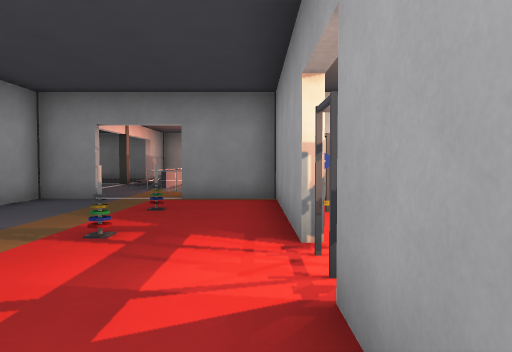
[1] (above)

24 first-person views from a walk through a level from a Godot 3-D game. The camera is 1.4 m above the floor, tilts 2° down and sees 70° across. The floor is counted in squares, 2 m on a side. Each view is taken from the middle of a square. On the plan, view 1 faces up. The plan holds only what a view shows up to about 11 squares ahead; the rest is blank. The place goes on beyond the plan. Surface patterns are stand-ins for the level's own textures.

[2]
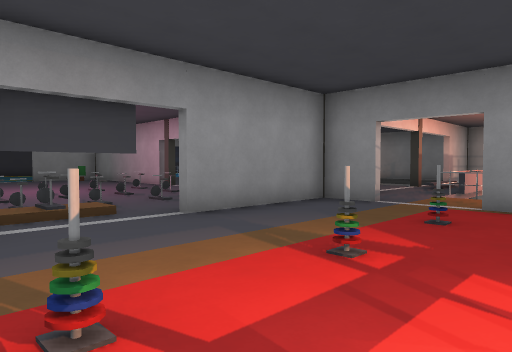

[3]
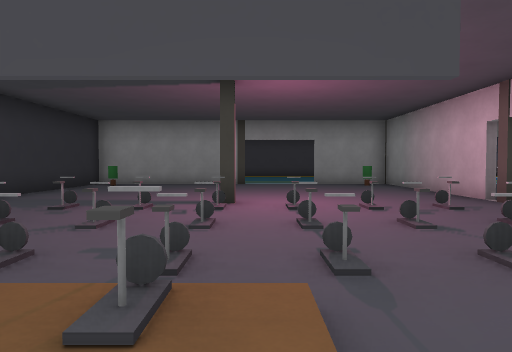

[4]
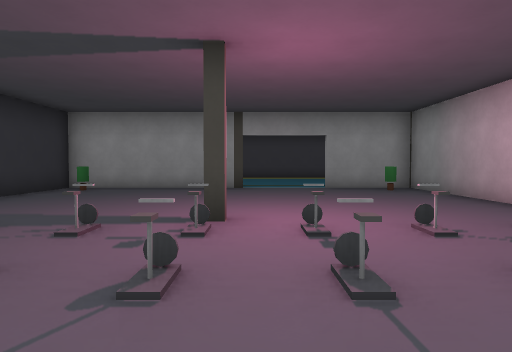

[5]
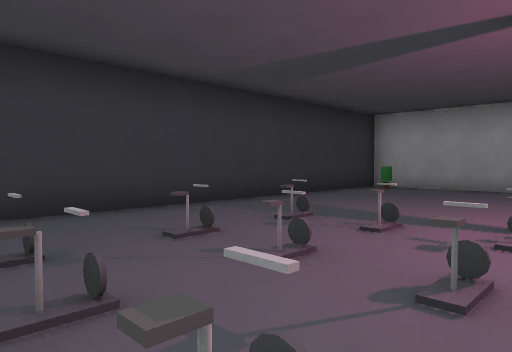

[6]
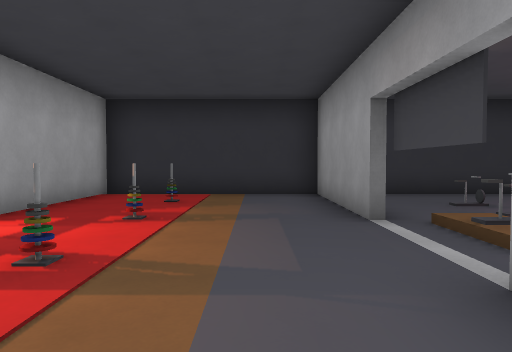

[7]
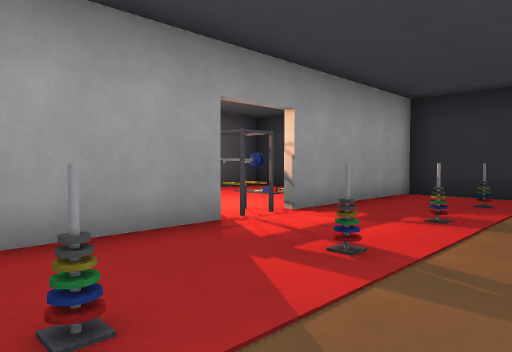

[8]
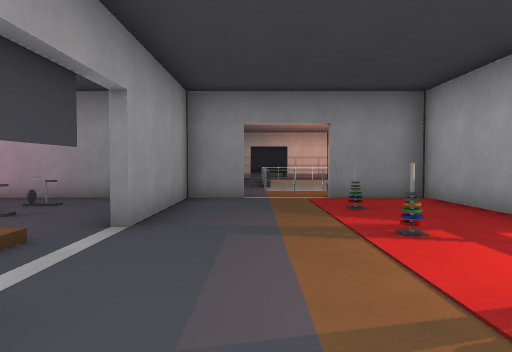

[9]
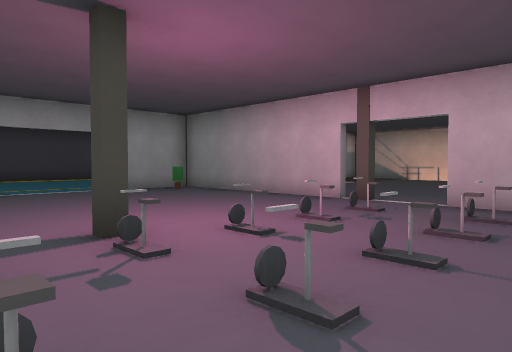

[10]
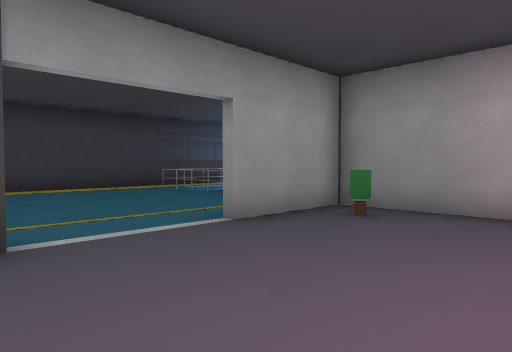

[11]
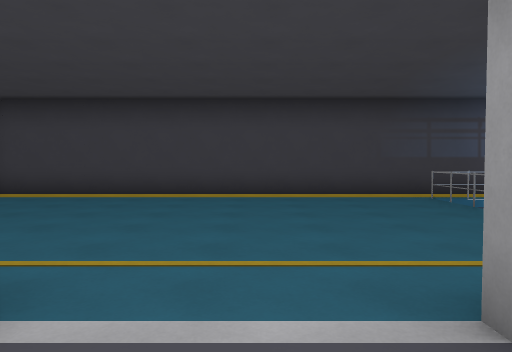

[12]
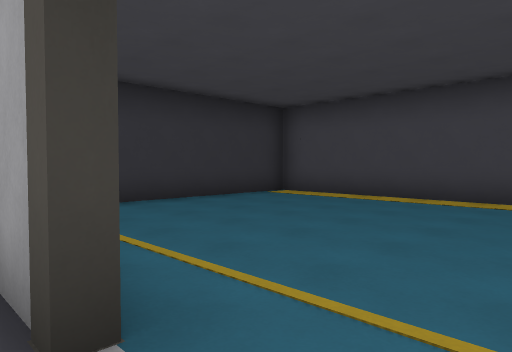

[13]
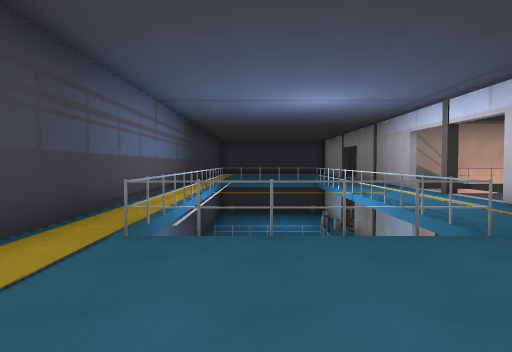

[14]
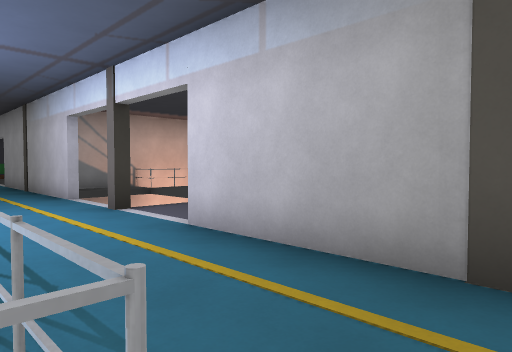

[15]
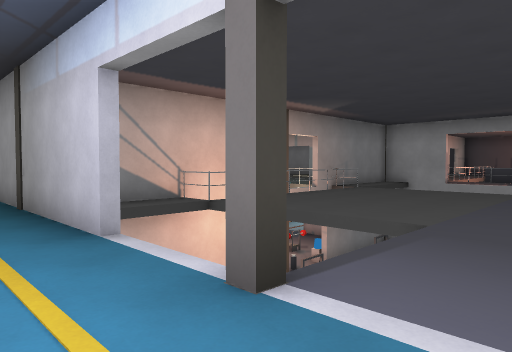

[16]
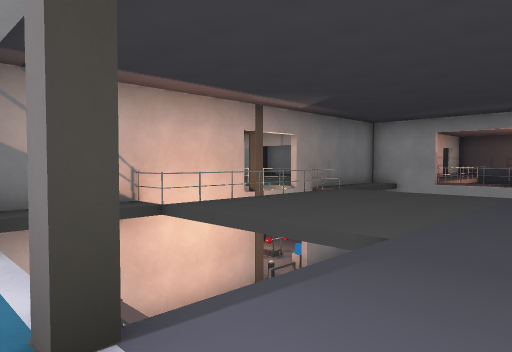

[17]
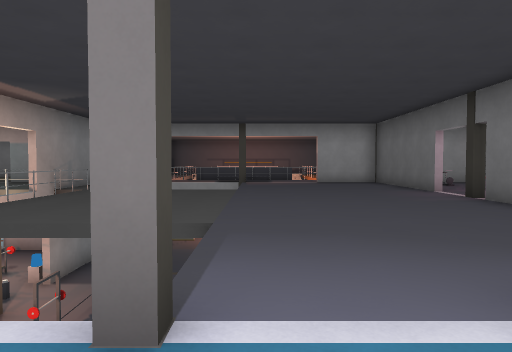

[18]
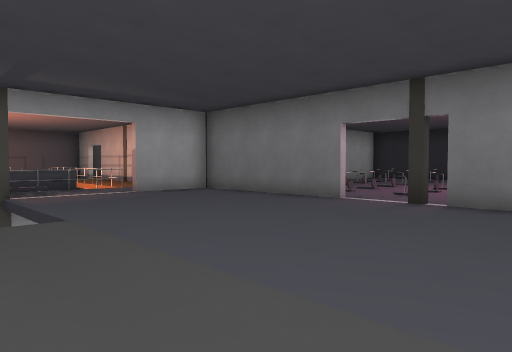

[19]
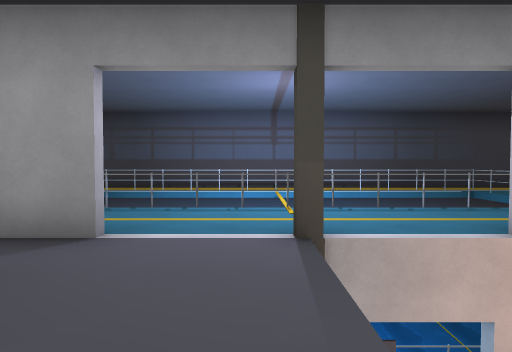

[20]
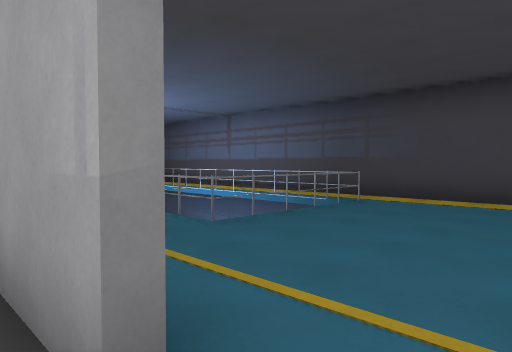

[21]
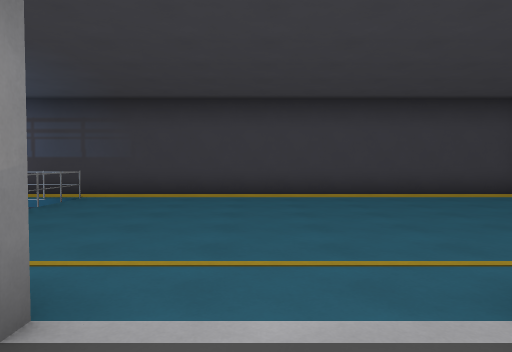

[22]
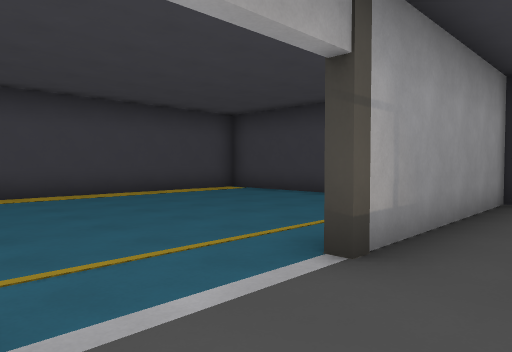

[23]
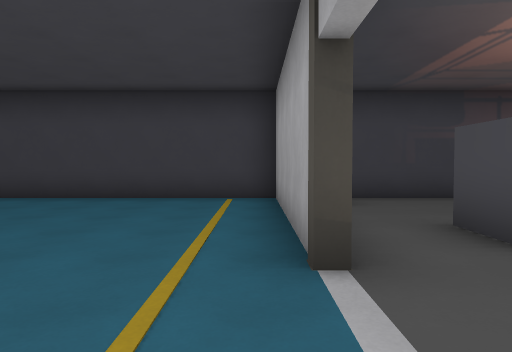

[24]
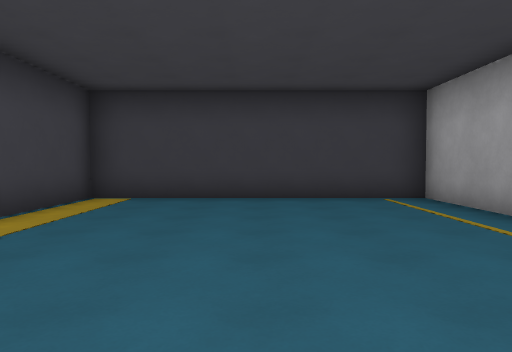

### Floor plan
Key: @ floor where view 1 was taken; # wall or solid block; x gap in a wall; . main floor; - floor 5 m lower than the main floor; / step, stairs or slope; v drop or lower ground; P pole; B bike; O other object.
Columns run from 24 left of view 1 to 6 right of it. Each row starts with its distance up from view 1.
 28 ############
 27 #.......#...
 26 #.......#..
 25 #.......#..
 24 #.......##
 23 #.......##
 22 #.........
 21 #.........
 20 #.......#.
 19 #.......#       O
 18 #.......####   ##
 17 #.vv #..#  #######
 16 #.vv v..# -.....-
 15 #.vv v..# -.....-
 14 #.v  v..v -.....-
 13 #.v  v..#  .....   #/
 12 #.v  v..............//
 11 #.v  v.............../
 10 #.v  v..#............/
  9 #.v  v..#...........# //
  8 #.v  #..######.######..###
  7 #.......#...........#....#
  6 #.......#.....B.B.B.#..P.#
  5 #.............B.B.B.#....#
  4 #.............B.B.B....P.#
  3 #.............#....B.....x
  2 #.......#.....B.B.B....P.x.
  1 #.......#.....B.B.B.#....#..
  0 #...... #.....B.B.B.#..O@#...
 -1 #...... #...........#....# ...#
 -2 #.....  #.......... #....#  .
 -3 ################### ######  #

Where each view was taken, in squares from view 1:
view 1: 0 up, 0 right, facing up
view 2: 1 up, 0 right, facing up-left
view 3: 3 up, 4 left, facing left
view 4: 3 up, 6 left, facing left
view 5: 3 up, 6 left, facing down-left
view 6: 6 up, 3 left, facing down
view 7: 6 up, 3 left, facing down-right
view 8: 0 up, 3 left, facing up
view 9: 1 up, 7 left, facing up-left
view 10: 2 up, 13 left, facing up-left
view 11: 4 up, 15 left, facing left
view 12: 4 up, 16 left, facing down-left
view 13: 4 up, 21 left, facing up
view 14: 7 up, 19 left, facing up-right
view 15: 11 up, 18 left, facing up-right
view 16: 11 up, 17 left, facing up-right
view 17: 12 up, 18 left, facing right
view 18: 14 up, 13 left, facing down-right
view 19: 12 up, 13 left, facing left
view 20: 21 up, 16 left, facing down-left
view 21: 21 up, 15 left, facing left
view 22: 20 up, 15 left, facing up-left
view 23: 20 up, 17 left, facing up
view 24: 20 up, 20 left, facing up
